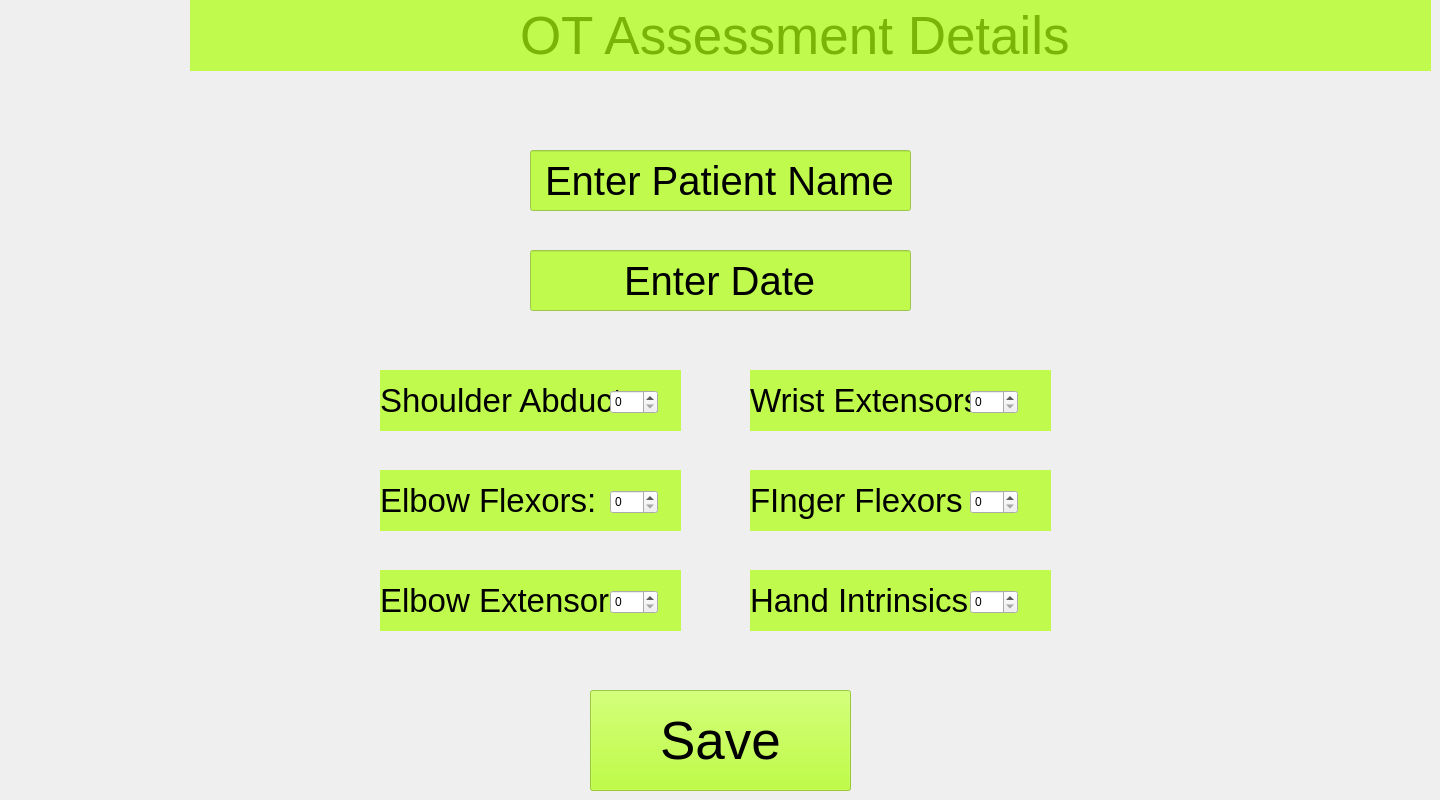
        <widget class="QWidget" name="page_86">
         <widget class="QLabel" name="label_234">
          <property name="geometry">
           <rect>
            <x>520</x>
            <y>-20</y>
            <width>551</width>
            <height>111</height>
           </rect>
          </property>
          <property name="font">
           <font>
            <pointsize>40</pointsize>
           </font>
          </property>
          <property name="text">
           <string>OT Assessment Details</string>
          </property>
         </widget>
         <widget class="QLabel" name="label_235">
          <property name="geometry">
           <rect>
            <x>0</x>
            <y>0</y>
            <width>211</width>
            <height>171</height>
           </rect>
          </property>
          <property name="text">
           <string/>
          </property>
          <property name="pixmap">
           <pixmap>../../../../../RTR logo 2.png</pixmap>
          </property>
         </widget>
         <widget class="QLabel" name="label_236">
          <property name="geometry">
           <rect>
            <x>190</x>
            <y>0</y>
            <width>1241</width>
            <height>71</height>
           </rect>
          </property>
          <property name="styleSheet">
           <string notr="true">background-color: rgba(172, 255, 10, 180);</string>
          </property>
          <property name="text">
           <string/>
          </property>
         </widget>
         <widget class="QLineEdit" name="lineEdit_129">
          <property name="geometry">
           <rect>
            <x>530</x>
            <y>150</y>
            <width>381</width>
            <height>61</height>
           </rect>
          </property>
          <property name="font">
           <font>
            <pointsize>30</pointsize>
           </font>
          </property>
          <property name="styleSheet">
           <string notr="true">background-color: rgba(172, 255, 10, 180);</string>
          </property>
          <property name="text">
           <string>Enter Patient Name</string>
          </property>
          <property name="alignment">
           <set>Qt::AlignCenter</set>
          </property>
         </widget>
         <widget class="QLineEdit" name="lineEdit_130">
          <property name="geometry">
           <rect>
            <x>530</x>
            <y>250</y>
            <width>381</width>
            <height>61</height>
           </rect>
          </property>
          <property name="font">
           <font>
            <pointsize>30</pointsize>
           </font>
          </property>
          <property name="styleSheet">
           <string notr="true">background-color: rgba(172, 255, 10, 180);</string>
          </property>
          <property name="text">
           <string>Enter Date</string>
          </property>
          <property name="alignment">
           <set>Qt::AlignCenter</set>
          </property>
         </widget>
         <widget class="QLabel" name="label_237">
          <property name="geometry">
           <rect>
            <x>380</x>
            <y>370</y>
            <width>301</width>
            <height>61</height>
           </rect>
          </property>
          <property name="font">
           <font>
            <pointsize>25</pointsize>
           </font>
          </property>
          <property name="styleSheet">
           <string notr="true">background-color: rgba(172, 255, 10, 180);</string>
          </property>
          <property name="text">
           <string>Shoulder Abductor:</string>
          </property>
         </widget>
         <widget class="QLabel" name="label_238">
          <property name="geometry">
           <rect>
            <x>380</x>
            <y>470</y>
            <width>301</width>
            <height>61</height>
           </rect>
          </property>
          <property name="font">
           <font>
            <pointsize>25</pointsize>
           </font>
          </property>
          <property name="styleSheet">
           <string notr="true">background-color: rgba(172, 255, 10, 180);</string>
          </property>
          <property name="text">
           <string>Elbow Flexors:</string>
          </property>
         </widget>
         <widget class="QLabel" name="label_239">
          <property name="geometry">
           <rect>
            <x>380</x>
            <y>570</y>
            <width>301</width>
            <height>61</height>
           </rect>
          </property>
          <property name="font">
           <font>
            <pointsize>25</pointsize>
           </font>
          </property>
          <property name="styleSheet">
           <string notr="true">background-color: rgba(172, 255, 10, 180);</string>
          </property>
          <property name="text">
           <string>Elbow Extensors:</string>
          </property>
         </widget>
         <widget class="QLabel" name="label_240">
          <property name="geometry">
           <rect>
            <x>750</x>
            <y>370</y>
            <width>301</width>
            <height>61</height>
           </rect>
          </property>
          <property name="font">
           <font>
            <pointsize>25</pointsize>
           </font>
          </property>
          <property name="styleSheet">
           <string notr="true">background-color: rgba(172, 255, 10, 180);</string>
          </property>
          <property name="text">
           <string>Wrist Extensors:</string>
          </property>
         </widget>
         <widget class="QLabel" name="label_241">
          <property name="geometry">
           <rect>
            <x>750</x>
            <y>470</y>
            <width>301</width>
            <height>61</height>
           </rect>
          </property>
          <property name="font">
           <font>
            <pointsize>25</pointsize>
           </font>
          </property>
          <property name="styleSheet">
           <string notr="true">background-color: rgba(172, 255, 10, 180);</string>
          </property>
          <property name="text">
           <string>FInger Flexors</string>
          </property>
         </widget>
         <widget class="QLabel" name="label_242">
          <property name="geometry">
           <rect>
            <x>750</x>
            <y>570</y>
            <width>301</width>
            <height>61</height>
           </rect>
          </property>
          <property name="font">
           <font>
            <pointsize>25</pointsize>
           </font>
          </property>
          <property name="styleSheet">
           <string notr="true">background-color: rgba(172, 255, 10, 180);</string>
          </property>
          <property name="text">
           <string>Hand Intrinsics:</string>
          </property>
         </widget>
         <widget class="QSpinBox" name="spinBox_45">
          <property name="geometry">
           <rect>
            <x>610</x>
            <y>390</y>
            <width>48</width>
            <height>24</height>
           </rect>
          </property>
          <property name="maximum">
           <number>5</number>
          </property>
         </widget>
         <widget class="QSpinBox" name="spinBox_46">
          <property name="geometry">
           <rect>
            <x>610</x>
            <y>490</y>
            <width>48</width>
            <height>24</height>
           </rect>
          </property>
          <property name="maximum">
           <number>5</number>
          </property>
         </widget>
         <widget class="QSpinBox" name="spinBox_47">
          <property name="geometry">
           <rect>
            <x>610</x>
            <y>590</y>
            <width>48</width>
            <height>24</height>
           </rect>
          </property>
          <property name="maximum">
           <number>5</number>
          </property>
         </widget>
         <widget class="QSpinBox" name="spinBox_48">
          <property name="geometry">
           <rect>
            <x>970</x>
            <y>390</y>
            <width>48</width>
            <height>24</height>
           </rect>
          </property>
          <property name="maximum">
           <number>5</number>
          </property>
         </widget>
         <widget class="QSpinBox" name="spinBox_49">
          <property name="geometry">
           <rect>
            <x>970</x>
            <y>490</y>
            <width>48</width>
            <height>24</height>
           </rect>
          </property>
          <property name="maximum">
           <number>5</number>
          </property>
         </widget>
         <widget class="QSpinBox" name="spinBox_50">
          <property name="geometry">
           <rect>
            <x>970</x>
            <y>590</y>
            <width>48</width>
            <height>24</height>
           </rect>
          </property>
          <property name="maximum">
           <number>5</number>
          </property>
         </widget>
         <widget class="QPushButton" name="pushButton_110">
          <property name="geometry">
           <rect>
            <x>590</x>
            <y>690</y>
            <width>261</width>
            <height>101</height>
           </rect>
          </property>
          <property name="font">
           <font>
            <pointsize>40</pointsize>
           </font>
          </property>
          <property name="styleSheet">
           <string notr="true">background-color: rgba(172, 255, 10, 180);</string>
          </property>
          <property name="text">
           <string>Save</string>
          </property>
         </widget>
        </widget>
